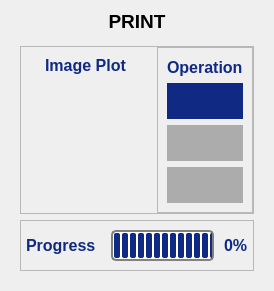
               <widget class="QWidget" name="printPage">
                <layout class="QVBoxLayout" name="verticalLayout_14">
                 <item>
                  <widget class="QLabel" name="page3Label">
                   <property name="minimumSize">
                    <size>
                     <width>0</width>
                     <height>20</height>
                    </size>
                   </property>
                   <property name="maximumSize">
                    <size>
                     <width>16777215</width>
                     <height>20</height>
                    </size>
                   </property>
                   <property name="font">
                    <font>
                     <pointsize>14</pointsize>
                     <bold>true</bold>
                    </font>
                   </property>
                   <property name="text">
                    <string>PRINT</string>
                   </property>
                   <property name="alignment">
                    <set>Qt::AlignmentFlag::AlignCenter</set>
                   </property>
                  </widget>
                 </item>
                 <item>
                  <widget class="QFrame" name="printFrame">
                   <property name="frameShape">
                    <enum>QFrame::Shape::NoFrame</enum>
                   </property>
                   <property name="frameShadow">
                    <enum>QFrame::Shadow::Plain</enum>
                   </property>
                   <layout class="QVBoxLayout" name="verticalLayout_30" stretch="5,1">
                    <item>
                     <widget class="QFrame" name="frame_10">
                      <property name="frameShape">
                       <enum>QFrame::Shape::StyledPanel</enum>
                      </property>
                      <property name="frameShadow">
                       <enum>QFrame::Shadow::Raised</enum>
                      </property>
                      <layout class="QHBoxLayout" name="horizontalLayout_28" stretch="4,0">
                       <property name="leftMargin">
                        <number>0</number>
                       </property>
                       <property name="topMargin">
                        <number>0</number>
                       </property>
                       <property name="rightMargin">
                        <number>0</number>
                       </property>
                       <property name="bottomMargin">
                        <number>0</number>
                       </property>
                       <item>
                        <widget class="QFrame" name="printimgFrame">
                         <property name="frameShape">
                          <enum>QFrame::Shape::NoFrame</enum>
                         </property>
                         <property name="frameShadow">
                          <enum>QFrame::Shadow::Plain</enum>
                         </property>
                         <layout class="QVBoxLayout" name="verticalLayout_31" stretch="1,115">
                          <item alignment="Qt::AlignmentFlag::AlignHCenter">
                           <widget class="QLabel" name="label_11">
                            <property name="font">
                             <font>
                              <pointsize>12</pointsize>
                              <bold>true</bold>
                             </font>
                            </property>
                            <property name="styleSheet">
                             <string notr="true">QLabel {
    color: rgb(16, 42, 131);
}</string>
                            </property>
                            <property name="text">
                             <string>Image Plot</string>
                            </property>
                           </widget>
                          </item>
                          <item>
                           <widget class="QFrame" name="printplotFrame">
                            <property name="frameShape">
                             <enum>QFrame::Shape::NoFrame</enum>
                            </property>
                            <property name="frameShadow">
                             <enum>QFrame::Shadow::Plain</enum>
                            </property>
                           </widget>
                          </item>
                         </layout>
                        </widget>
                       </item>
                       <item>
                        <widget class="QFrame" name="printopFrame">
                         <property name="frameShape">
                          <enum>QFrame::Shape::StyledPanel</enum>
                         </property>
                         <property name="frameShadow">
                          <enum>QFrame::Shadow::Raised</enum>
                         </property>
                         <layout class="QVBoxLayout" name="verticalLayout_32">
                          <item alignment="Qt::AlignmentFlag::AlignHCenter">
                           <widget class="QLabel" name="label_12">
                            <property name="minimumSize">
                             <size>
                              <width>20</width>
                              <height>20</height>
                             </size>
                            </property>
                            <property name="maximumSize">
                             <size>
                              <width>80</width>
                              <height>20</height>
                             </size>
                            </property>
                            <property name="font">
                             <font>
                              <pointsize>12</pointsize>
                              <bold>true</bold>
                             </font>
                            </property>
                            <property name="styleSheet">
                             <string notr="true">QLabel {
    color: rgb(16, 42, 131);
}</string>
                            </property>
                            <property name="text">
                             <string>Operation</string>
                            </property>
                           </widget>
                          </item>
                          <item>
                           <widget class="QPushButton" name="printrunPushButton">
                            <property name="sizePolicy">
                             <sizepolicy hsizetype="Expanding" vsizetype="Expanding">
                              <horstretch>0</horstretch>
                              <verstretch>0</verstretch>
                             </sizepolicy>
                            </property>
                            <property name="font">
                             <font>
                              <pointsize>13</pointsize>
                             </font>
                            </property>
                            <property name="toolTip">
                             <string>Run</string>
                            </property>
                            <property name="styleSheet">
                             <string notr="true">QPushButton {
	color: rgb(255, 255, 255);	
	background-color: rgb(16, 42, 131);
	border-color: transparent;
	border-style: outset;
	border-radius: 20px;
	border-width: 2px;
	padding: 6px;
}

QPushButton:hover {
	color: rgb(16, 42, 131);
	background-color: rgb(167, 198, 229);
	border-color: rgb(16, 42, 131);
}

QPushButton:disabled {
	background-color: rgb(172, 172, 172);
}</string>
                            </property>
                            <property name="text">
                             <string/>
                            </property>
                            <property name="icon">
                             <iconset resource="resources.qrc">
                              <normaloff>:/icons/icons/play.svg</normaloff>:/icons/icons/play.svg</iconset>
                            </property>
                            <property name="iconSize">
                             <size>
                              <width>32</width>
                              <height>32</height>
                             </size>
                            </property>
                           </widget>
                          </item>
                          <item>
                           <widget class="QPushButton" name="printpausePushButton">
                            <property name="enabled">
                             <bool>false</bool>
                            </property>
                            <property name="sizePolicy">
                             <sizepolicy hsizetype="Expanding" vsizetype="Expanding">
                              <horstretch>0</horstretch>
                              <verstretch>0</verstretch>
                             </sizepolicy>
                            </property>
                            <property name="font">
                             <font>
                              <pointsize>13</pointsize>
                             </font>
                            </property>
                            <property name="toolTip">
                             <string>Pause/Resume</string>
                            </property>
                            <property name="styleSheet">
                             <string notr="true">QPushButton {
	color: rgb(255, 255, 255);	
	background-color: rgb(16, 42, 131);
	border-color: transparent;
	border-style: outset;
	border-radius: 20px;
	border-width: 2px;
	padding: 6px;
}

QPushButton:hover {
	color: rgb(16, 42, 131);
	background-color: rgb(167, 198, 229);
	border-color: rgb(16, 42, 131);
}

QPushButton:disabled {
	background-color: rgb(172, 172, 172);
}</string>
                            </property>
                            <property name="text">
                             <string/>
                            </property>
                            <property name="icon">
                             <iconset resource="resources.qrc">
                              <normaloff>:/icons/icons/pause.svg</normaloff>:/icons/icons/pause.svg</iconset>
                            </property>
                            <property name="iconSize">
                             <size>
                              <width>32</width>
                              <height>32</height>
                             </size>
                            </property>
                           </widget>
                          </item>
                          <item>
                           <widget class="QPushButton" name="printabortPushButton">
                            <property name="enabled">
                             <bool>false</bool>
                            </property>
                            <property name="sizePolicy">
                             <sizepolicy hsizetype="Expanding" vsizetype="Expanding">
                              <horstretch>0</horstretch>
                              <verstretch>0</verstretch>
                             </sizepolicy>
                            </property>
                            <property name="font">
                             <font>
                              <pointsize>13</pointsize>
                             </font>
                            </property>
                            <property name="toolTip">
                             <string>Abort</string>
                            </property>
                            <property name="styleSheet">
                             <string notr="true">QPushButton {
	color: rgb(255, 255, 255);	
	background-color: rgb(16, 42, 131);
	border-color: transparent;
	border-style: outset;
	border-radius: 20px;
	border-width: 2px;
	padding: 6px;
}

QPushButton:hover {
	color: rgb(16, 42, 131);
	background-color: rgb(167, 198, 229);
	border-color: rgb(16, 42, 131);
}

QPushButton:disabled {
	background-color: rgb(172, 172, 172);
}</string>
                            </property>
                            <property name="text">
                             <string/>
                            </property>
                            <property name="icon">
                             <iconset resource="resources.qrc">
                              <normaloff>:/icons/icons/square.svg</normaloff>:/icons/icons/square.svg</iconset>
                            </property>
                            <property name="iconSize">
                             <size>
                              <width>32</width>
                              <height>32</height>
                             </size>
                            </property>
                           </widget>
                          </item>
                         </layout>
                        </widget>
                       </item>
                      </layout>
                     </widget>
                    </item>
                    <item>
                     <widget class="QFrame" name="printprogressFrame">
                      <property name="sizePolicy">
                       <sizepolicy hsizetype="Expanding" vsizetype="Expanding">
                        <horstretch>0</horstretch>
                        <verstretch>0</verstretch>
                       </sizepolicy>
                      </property>
                      <property name="maximumSize">
                       <size>
                        <width>16777215</width>
                        <height>60</height>
                       </size>
                      </property>
                      <property name="frameShape">
                       <enum>QFrame::Shape::StyledPanel</enum>
                      </property>
                      <property name="frameShadow">
                       <enum>QFrame::Shadow::Raised</enum>
                      </property>
                      <layout class="QHBoxLayout" name="horizontalLayout_27">
                       <property name="spacing">
                        <number>10</number>
                       </property>
                       <property name="leftMargin">
                        <number>5</number>
                       </property>
                       <property name="rightMargin">
                        <number>5</number>
                       </property>
                       <item>
                        <widget class="QLabel" name="label_10">
                         <property name="minimumSize">
                          <size>
                           <width>0</width>
                           <height>0</height>
                          </size>
                         </property>
                         <property name="maximumSize">
                          <size>
                           <width>75</width>
                           <height>16777215</height>
                          </size>
                         </property>
                         <property name="font">
                          <font>
                           <pointsize>12</pointsize>
                           <bold>true</bold>
                          </font>
                         </property>
                         <property name="styleSheet">
                          <string notr="true">QLabel {
    color: rgb(16, 42, 131);
}</string>
                         </property>
                         <property name="text">
                          <string>Progress :</string>
                         </property>
                        </widget>
                       </item>
                       <item>
                        <widget class="QProgressBar" name="printProgressBar">
                         <property name="font">
                          <font>
                           <pointsize>12</pointsize>
                           <bold>true</bold>
                          </font>
                         </property>
                         <property name="styleSheet">
                          <string notr="true">QProgressBar {
	color: rgb(16, 42, 131);
	border-style: solid;
	border-color: grey;
	border-width: 2px;
	border-radius: 5px;
}

QProgressBar::chunk {
	background-color: rgb(16, 42, 131);
	border-radius: 2px;
	width: 6px;
	margin: 1px;
}</string>
                         </property>
                         <property name="value">
                          <number>100</number>
                         </property>
                         <property name="alignment">
                          <set>Qt::AlignmentFlag::AlignRight|Qt::AlignmentFlag::AlignTrailing|Qt::AlignmentFlag::AlignVCenter</set>
                         </property>
                         <property name="textDirection">
                          <enum>QProgressBar::Direction::TopToBottom</enum>
                         </property>
                         <property name="format">
                          <string/>
                         </property>
                        </widget>
                       </item>
                       <item>
                        <widget class="QLabel" name="progressLabel">
                         <property name="font">
                          <font>
                           <pointsize>12</pointsize>
                           <bold>true</bold>
                          </font>
                         </property>
                         <property name="styleSheet">
                          <string notr="true">QLabel {
    color: rgb(16, 42, 131);
}</string>
                         </property>
                         <property name="text">
                          <string>0%</string>
                         </property>
                         <property name="scaledContents">
                          <bool>false</bool>
                         </property>
                         <property name="alignment">
                          <set>Qt::AlignmentFlag::AlignLeading|Qt::AlignmentFlag::AlignLeft|Qt::AlignmentFlag::AlignVCenter</set>
                         </property>
                        </widget>
                       </item>
                      </layout>
                     </widget>
                    </item>
                   </layout>
                  </widget>
                 </item>
                </layout>
               </widget>
